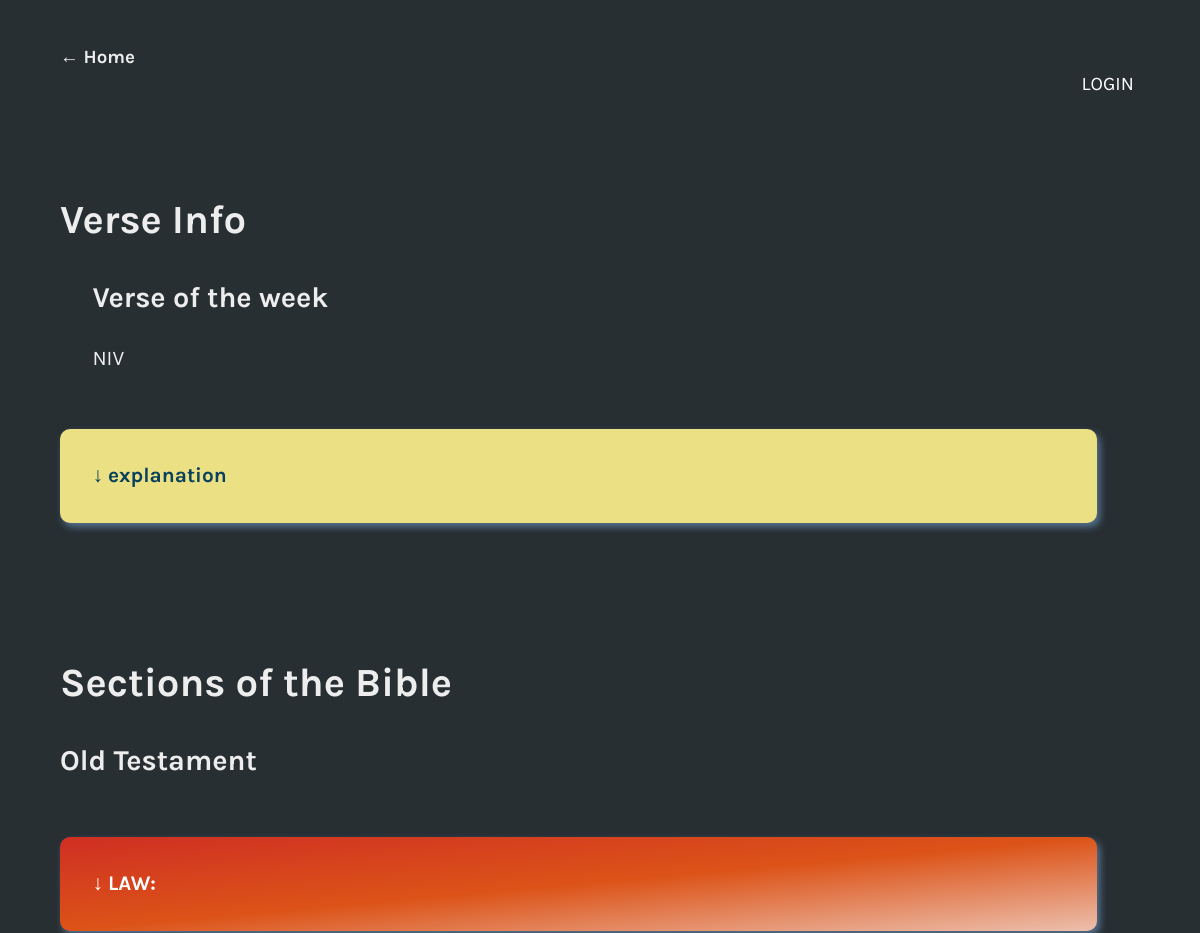
Page /verse (upper part) on the earlier database version.
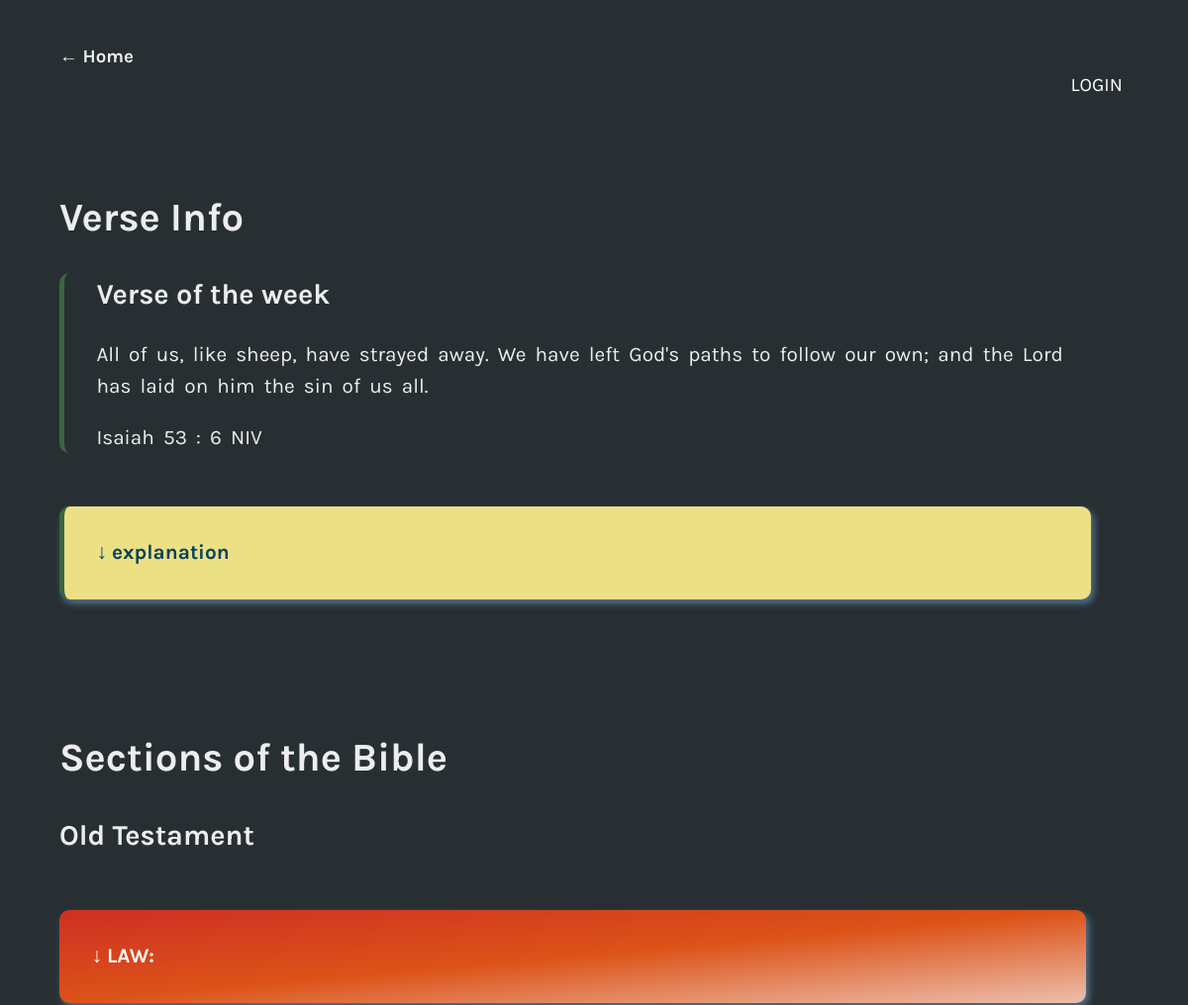
Same page on the later database version.
### passages/models.py (models this page shows, shortened)
class Verse(models.Model):
    reading = models.CharField(max_length=50)
    verse = models.TextField()
    explanation = models.TextField()
    group = models.CharField(max_length=50)
    week = models.IntegerField()

### bible_curious/views.py (the view, shortened to what this page needs)
# urls.py: path('verse', views.verse, name="verse"),
def verse(request):
    this_week = date.today().isocalendar().week
    verse = Verse.objects.filter(week=this_week).first()
    session = request.session.get("user")
    verse_is_fav = None
    context = {
        "session": request.session.get("user"),
        "verse": verse,
        "verse_is_fav": ( "checked" if verse_is_fav else "")
    }
    return render(request, "bible_curious/verse_info.html", context)

### passages/templates/bible_curious/verse_info.html (shortened to what this page needs)
<!DOCTYPE html>
{% load static %}
<html lang="en">
<head>
    <link rel="stylesheet" href="{% static 'style.css' %}">
</head>
<body>
    <div class="back">
        <h3>
            <a href="/">&larr; Home</a>
        </h3>
    </div>
    <div class="content">
        {% if session %}
        <div class="pfp">
            <a href="/notes">
                <img src="{{session.userinfo.picture}}" alt="">
            </a>
        </div>
        {% else %}
        <div class="pfp">
            <a class="login" href="/login">LOGIN</a>
        </div>
        {% endif %}
        <h1 class="head">Verse Info
        </h1 class="head">
        <div class="verse_info verse_{{ verse.group }}">
            <h2>Verse of the week</h2>
            <p>
                {{ verse.verse }}
            </p>
            <p>{{ verse.reading }} NIV</p>
        </div>
        <div class="sections verse_{{ verse.group }}">
            <label for="collapse1">
                <h3 class="explanation">&darr; explanation</h3>
            </label>
        </div>
        <h1 class="head">Sections of the Bible
        </h1 class="head">
        <h2>Old Testament</h2>
        <div class="sections law_box">
            <label for="collapse2">
                <h3> &darr; LAW:</h3>
            </label>
        </div>
    </div>
</body>
</html>

Differences in the rows shown:
added Verse: verse "All of us, like sheep, have strayed away. We have left God's paths to follow our own; and the Lord has laid on him the sin of us all.", reading "Isaiah 53 : 6"
